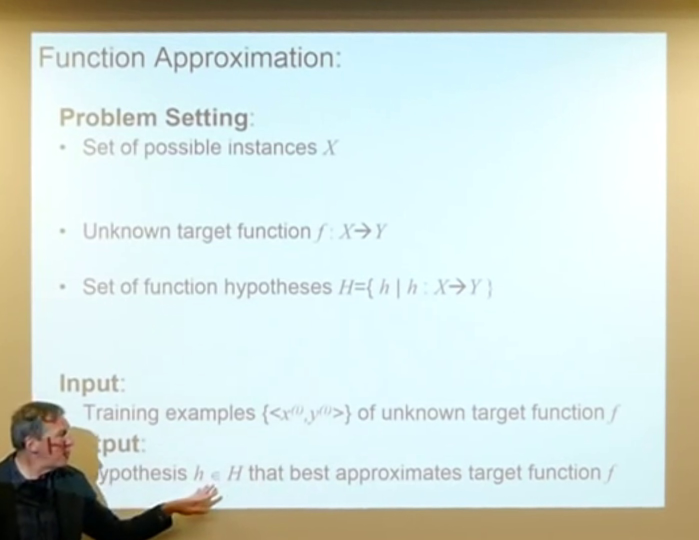
#> input picture frames/0.jpg, 1398 x 1080 px, given in place of 1.jpg0.jpg, which was not available (shown at 1/2 size)
$ python 20171118.py frames frames/1.jpg
#> lines starting #> are read from the running program, lines starting #| are printed output that depends on the picture; pictures that were not available may be replaced by others from this repository, and a replacement may not be noted
from PIL import Image
from math import exp
import numpy as np
import sys

def load_image( infilename ) :
#> called with infilename = 'frames/1.jpg0.jpg'
    img = Image.open( infilename )
#> img is the input picture: PIL image 1398x1080 RGB; mean R, G, B 208.7, 220.5, 214.3
    img.load()
    data = np.asarray( img, dtype="int32" )
#> call 2 of load_image, with infilename = 'frames0.jpg'
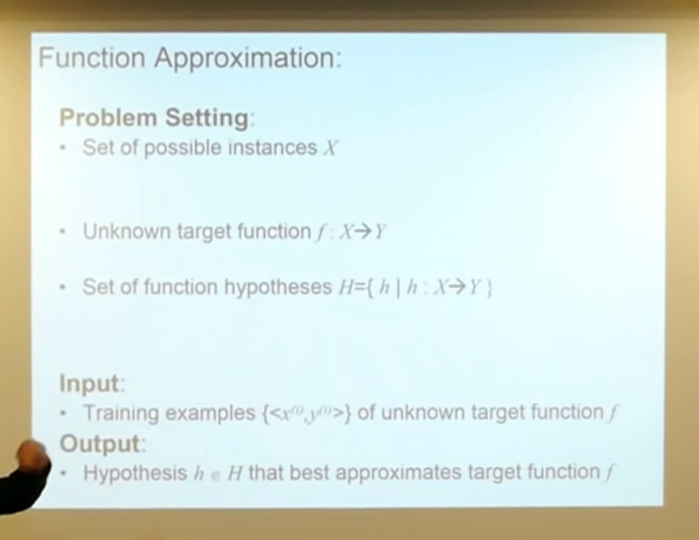
#> input picture frames/1.jpg, 1398 x 1080 px, given in place of frames0.jpg, which was not available (shown at 1/2 size)
#> in load_image, img is the input picture: PIL image 1398x1080 RGB; mean R, G, B 212.3, 224.5, 217.9
    return data

from os import listdir
from os.path import isfile, join

fr = sys.argv[2]
sl = sys.argv[1]

frames = [fr+f for f in listdir(fr) if isfile(join(fr, f))]
slides = [sl+f for f in listdir(sl) if isfile(join(sl, f))]
frames.sort()

#print(frames,slides)
def foo(im1,im2):
	#print(im1.shape,im2.shape)
	def corr(im1,im2):
		product=np.mean((im1-im1.mean())*(im2-im2.mean()))
		stds=im1.std()*im2.std()
		if stds==0:
			return 0
		else:
			return product/stds

	#print(corr(im1,im2))

	#print(corr(im1[0:100,0:100,:],im2[0:100,0:100,:]))
	#print(corr(im1[540-50:540+50,699-50:699+50,:],im2[540-50:540+50,699-50:699+50,:]))

	r=im1.shape[0]
#> r = 1080
	c=im1.shape[0]
#> c = 1080
	w_size_r=50
	w_size_c=50
	corr_arr=np.zeros((r//w_size_r + 1,c//w_size_c + 1))
	for i in range(0,r,w_size_r):
		for j in range(0,c,w_size_c):
			corr_arr[i//100,j//100]=corr(im1[i:i+100,j:j+100,:],im2[i:i+100,j:j+100,:])
#> this loop made 22 passes
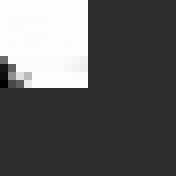
#> corr_arr: shape (22, 22) float64 (shown 8 times larger); min -0.211, max 1, mean 0.232; drawn with min black and max white
	#print(corr_arr)
	m_r,m_c = np.unravel_index(corr_arr.argmax(), corr_arr.shape)
	gauss_corr=corr_arr
	for i in range(corr_arr.shape[0]):
		for j in range(corr_arr.shape[1]):
			gauss_corr[i][j]=corr_arr[i,j]*exp(-((i-m_r)**2 + (j-m_c)**2)/20)
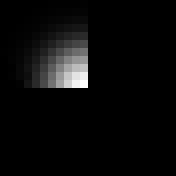
#> gauss_corr: shape (22, 22) float64 (shown 8 times larger); min -0.00142, max 1, mean 0.0402; drawn with min black and max white
	return sum(sum(gauss_corr))

results={}

for i in frames:
	m_val=-1e8
	m_s=''
	for j in slides:
		curr_val=foo(load_image(i),load_image(j))
		# print(i,j,curr_val)
		if curr_val>m_val:
			m_val=curr_val
			m_s=j
	results[i]=m_s
	print(results[i], i)
#| frames0.jpg frames/1.jpg0.jpg

with open('20171118.txt', 'w') as roll_num:
	roll_num.write('\nRESULTS\n\n')
	for i in results:
		roll_num.write(i)
		roll_num.write(results[i])
		roll_num.write('\n')
#> this loop made 1 pass
#> i on pass 1: 'frames/1.jpg0.jpg'


# print("\n\nRESULTS\n\n")
